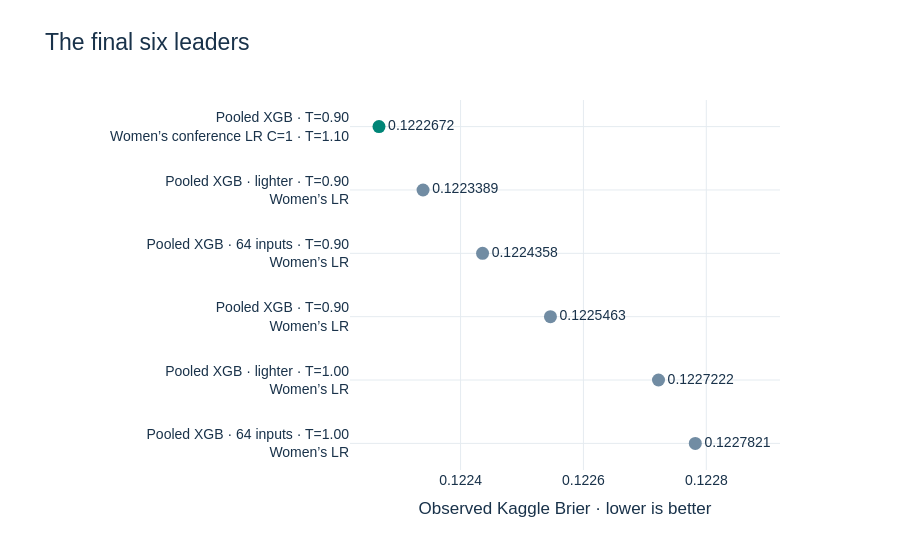
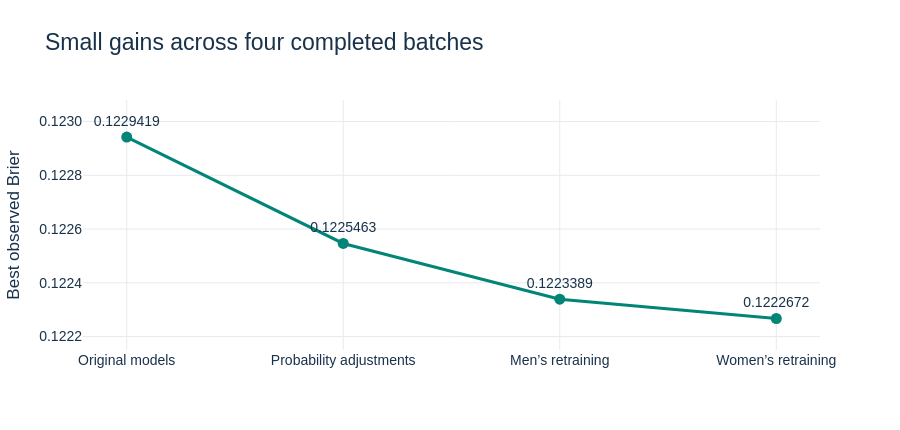

Notebook source saved alongside these figures, in order:
### Code cell
import base64
final_figures = final_api["figures"](ROOT)
for figure_name in ["leaders", "progression"]:
    display({"application/vnd.plotly.v1+json": json.loads(final_figures[figure_name].to_json()),
             "image/png": base64.b64encode((FINAL_REPORT / f"{figure_name}.png").read_bytes()).decode()}, raw=True)
table(final_scores.head(6)[["filename", "private_brier", "public_brier"]], {"private_brier":"{:.7f}", "public_brier":"{:.7f}"})
display(Markdown("The strongest observed result improves Brier by **0.0006747** from the original 50-model batch. Small differences and post-result selection limit the conclusion. The women’s historical priority did not win on Kaggle. [All 70 scores](../reports/final_results/kaggle_scores.csv) · [Self-contained interactive Plotly report](../reports/final_results/results.html)."))

### Figure 1 — Plotly figure (JSON) as saved in the notebook; plotly's stock layout.template omitted (floating-point values rounded to 4 significant figures)
{"data": [{"customdata": [["m_pooled_xgboost_t090__w_conference_c100_t110.csv", "women_challengers_6"], ["m_pooled_xgboost_lighter_t090__w_logistic.csv", "men_challengers_6"], ["m_pooled_xgboost_f064_t090__w_logistic.csv", "men_challengers_6"], ["m_pooled_xgboost_t090__w_logistic.csv", "refinement_8"], ["m_pooled_xgboost_lighter_t100__w_logistic.csv", "men_challengers_6"], ["m_pooled_xgboost_f064_t100__w_logistic.csv", "men_challengers_6"]], "hovertemplate": "%{customdata[0]}<br>Brier %{x:.7f}<extra></extra>", "marker": {"color": ["#008577", "#718CA3", "#718CA3", "#718CA3", "#718CA3", "#718CA3"], "size": 13}, "mode": "markers+text", "text": ["0.1222672", "0.1223389", "0.1224358", "0.1225463", "0.1227222", "0.1227821"], "textposition": "middle right", "type": "scatter", "x": [0.1223, 0.1223, 0.1224, 0.1225, 0.1227, 0.1228], "y": ["Pooled XGB · T=0.90<br>Women’s conference LR C=1 · T=1.10", "Pooled XGB · lighter · T=0.90<br>Women’s LR", "Pooled XGB · 64 inputs · T=0.90<br>Women’s LR", "Pooled XGB · T=0.90<br>Women’s LR", "Pooled XGB · lighter · T=1.00<br>Women’s LR", "Pooled XGB · 64 inputs · T=1.00<br>Women’s LR"]}], "layout": {"font": {"color": "#19324A", "family": "Arial, sans-serif", "size": 14}, "height": 550, "hoverlabel": {"font": {"size": 12}}, "margin": {"l": 350, "r": 120}, "paper_bgcolor": "white", "plot_bgcolor": "white", "title": {"font": {"size": 23}, "text": "The final six leaders"}, "xaxis": {"gridcolor": "#E5EBF0", "range": [0.1222, 0.1229], "tickformat": ".4f", "title": {"text": "Observed Kaggle Brier · lower is better"}, "zeroline": false}, "yaxis": {"autorange": "reversed", "gridcolor": "#E5EBF0", "zeroline": false}}}

### Figure 2 — Plotly figure (JSON) as saved in the notebook; plotly's stock layout.template omitted (floating-point values rounded to 4 significant figures)
{"data": [{"customdata": [[50, "m_pooled_xgboost__w_logistic.csv"], [58, "m_pooled_xgboost_t090__w_logistic.csv"], [64, "m_pooled_xgboost_lighter_t090__w_logistic.csv"], [70, "m_pooled_xgboost_t090__w_conference_c100_t110.csv"]], "hovertemplate": "%{x}<br>%{customdata[0]} files scored<br>Best %{y:.7f}<br>%{customdata[1]}<extra></extra>", "line": {"color": "#008577", "width": 3}, "marker": {"size": 11}, "mode": "lines+markers+text", "text": ["0.1229419", "0.1225463", "0.1223389", "0.1222672"], "textposition": "top center", "type": "scatter", "x": ["Original models", "Probability adjustments", "Men’s retraining", "Women’s retraining"], "y": [0.1229, 0.1225, 0.1223, 0.1223]}], "layout": {"font": {"color": "#19324A", "family": "Arial, sans-serif", "size": 14}, "height": 430, "hoverlabel": {"font": {"size": 12}}, "paper_bgcolor": "white", "plot_bgcolor": "white", "title": {"font": {"size": 23}, "text": "Small gains across four completed batches"}, "xaxis": {"gridcolor": "#E5EBF0", "zeroline": false}, "yaxis": {"gridcolor": "#E5EBF0", "range": [0.1221, 0.1231], "tickformat": ".4f", "title": {"text": "Best observed Brier"}, "zeroline": false}}}
